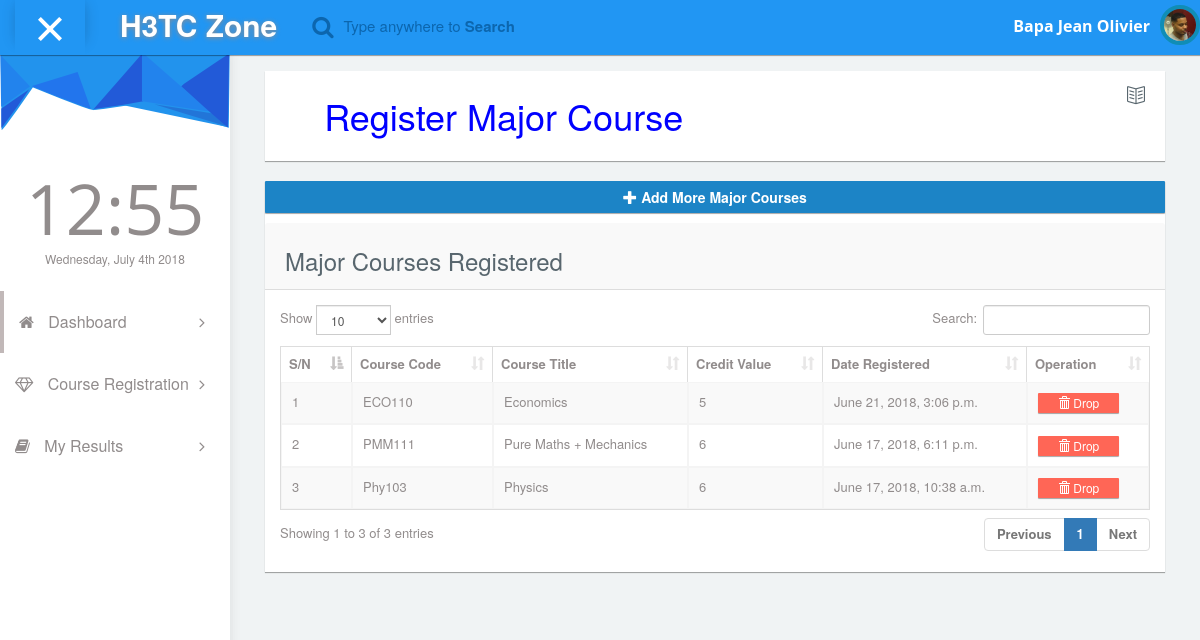
Screenshot of /major/course/ (signed in) with the database file from the repository.
### BaseUser/models.py (models this page shows, shortened)
class Student(models.Model):
    ADMIN = 1
    TEACHER = 2
    STUDENT = 3
    MALE = 4
    FEMALE = 5
    MARRIED = 6
    SINGLE = 7
    ROLES = ((ADMIN, 'Admin'), (TEACHER, 'Teacher'), (STUDENT, 'Student'))
    GENDER = ((MALE, 'Male'), (FEMALE, 'Femaile'))
    MARITAL_STATUS = ((MARRIED, 'Married'), (SINGLE, 'Single'))
    user = models.OneToOneField(User, on_delete=models.CASCADE)
    level = models.ForeignKey(StudentLevel, on_delete=models.CASCADE, related_name='Student_level', null=True,
                              blank=True)
    department = models.ForeignKey(Department, on_delete=models.CASCADE, related_name='Student_Department',
                                   verbose_name='Student Department', blank=True, null=True)
    academic_year = models.ForeignKey(AcademicYear, on_delete=models.CASCADE, related_name='Academic_year',
                                      verbose_name='Academic Year', blank=True, null=True)
    phone = models.CharField(max_length=254, unique=True, blank=True, null=True)
    address = models.CharField(max_length=254, blank=True, null=True)
    matriculation = models.CharField(max_length=254, unique=True, blank=True, null=True)
    picture = models.ImageField(null=True, upload_to="%Y/%m/%d", blank=True)
    birthDate = models.DateField(blank=True, null=True)
    birthPlace = models.CharField(max_length=254, blank=True, null=True)
    nationality = models.CharField(max_length=254, blank=True, null=True)
    contact_person_address = models.CharField(max_length=254, blank=True, null=True, verbose_name='contact person '
                                                                                                  'address ')
    degree_programm = models.CharField(max_length=254, blank=True, null=True)
    id_number = models.IntegerField(unique=True, verbose_name='ID Card Number', null=True, blank=True)
    region = models.CharField(max_length=254, blank=True, verbose_name='Region of Origin', null=True)
    role = models.PositiveSmallIntegerField(choices=ROLES, blank=True, null=True)
    gender = models.PositiveSmallIntegerField(choices=GENDER, blank=True, null=True)
    marital_status = models.PositiveSmallIntegerField(choices=MARITAL_STATUS, blank=True, null=True)

class StudentCourse(models.Model):
    student = models.ForeignKey(User, on_delete=models.CASCADE, related_name='Student_Course',
                                verbose_name="student", null=True, blank=True)
    course = models.ForeignKey(Courses, on_delete=models.CASCADE, related_name='Student_Course',
                               verbose_name='Student Course', null=True, blank=True)
    dateReg = models.DateTimeField(default=timezone.now)
    type_course = models.CharField(max_length=35, null=True, blank=True)

### Administration/models.py (models this page shows, shortened)
class Courses(models.Model):
    user = models.ForeignKey(User, on_delete=models.CASCADE)
    course = models.CharField(blank=True, null=True, max_length=255)
    credit = models.CharField(blank=True, null=True, max_length=255)
    code = models.CharField(blank=True, null=True, max_length=255)

### BaseUser/views.py (the view)
# urls.py: url(r'^major/course/$', urs_views.major_reg_course_list, name='major_reg_course_list'),
@login_required
def major_reg_course_list(request):
    register_courses = StudentCourse.objects.all().filter(student=request.user, type_course='Major').order_by('-id')
    return render(request, 'course_registration/major/major_list.html', {"register_courses": register_courses})

### templates/course_registration/major/major_list.html (shortened to what this page needs)
{% extends 'index.html' %}
{% load staticfiles %}
{% block content %}
<div class="col-md-12">
    <div class="panel box-v1">
        <div class="panel-heading bg-white border-none">
            <div class="col-md-6 col-sm-6 col-xs-6 text-left padding-0">
                <h1 class="text-left" style="text-align: center; color: blue;">
                    Register Major Course
                </h1>
            </div>
            <div class="col-md-6 col-sm-6 col-xs-6 text-right">
                <h4>
                    <span class="icon-book-open icons icon text-right"></span>
                </h4>
            </div>
        </div>
        <div class="panel-body text-center">
        </div>
    </div>
</div>
<div class="col-md-12">
    <div class="panel">
        <p>
        <button type="button" class="btn btn-primary btn-block js-create-major"
                 data-url="{% url 'major_create' %}"
        >
            <span class="glyphicon glyphicon-plus"></span>
            <b> Add More Major Courses </b>
        </button>
    </p>
        <div class="panel-heading"><h3>Major Courses Registered</h3></div>
        <div class="panel-body">
            <div class="responsive-table">
                <table id="datatables-example" class="table table-striped table-bordered" width="100%" cellspacing="0">
                    <thead>
                    <tr>
                        <th>S/N</th>
                        <th>Course Code</th>
                        <th>Course Title</th>
                        <th>Credit Value</th>
                        <th>Date Registered</th>
                        <th>Operation</th>
                    </tr>
                    </thead>
                    <tbody>
                    {% include 'course_registration/major/includes/partial_major_list.html' %}
                    </tbody>
                </table>
            </div>
        </div>
    </div>
</div>
{% endblock %}

### templates/index.html (shortened to what this page needs)
{% if user.is_authenticated %}
    {% load staticfiles %}
<!DOCTYPE html>
<html lang="en">
<head>
    <link rel="stylesheet" type="text/css" href="{% static 'asset/css/bootstrap.min.css' %}">
      <link rel="stylesheet" type="text/css" href="{% static 'asset/css/plugins/font-awesome.min.css' %}"/>
      <link rel="stylesheet" type="text/css" href="{% static 'asset/css/plugins/simple-line-icons.css' %}"/>
      <link rel="stylesheet" type="text/css" href="{% static 'asset/css/plugins/animate.min.css' %}"/>
      <link rel="stylesheet" type="text/css" href="{% static 'asset/css/plugins/fullcalendar.min.css' %}"/>
      <link rel="stylesheet" type="text/css" href="{% static 'asset/css/plugins/datatables.bootstrap.min.css' %}"/>
      <link rel="stylesheet" type="text/css" href="{% static 'asset/alerts/sweetalert.css' %}" >
      <link rel="stylesheet" type="text/css" href="{% static 'google/google.css' %}" >
	  <link href="{% static 'asset/css/style.css' %}" rel="stylesheet">
  </head>
 <body id="mimin" class="dashboard">
        <nav class="navbar navbar-default header navbar-fixed-top">
          <div class="col-md-12 nav-wrapper">
            <div class="navbar-header" style="width:100%;">
              <div class="opener-left-menu is-open">
                <span class="bottom"></span>
              </div>
                <a href="{% url 'home' %}" class="navbar-brand">
                 <b>H3TC Zone</b>
                </a>
              <ul class="nav navbar-nav search-nav">
                <li>
                   <div class="search">
                    <span class="fa fa-search icon-search" style="font-size:23px;"></span>
                    <div class="form-group form-animate-text">
                      <input type="text" class="form-text" required>
                      <label class="label-search">Type anywhere to <b>Search</b> </label>
                    </div>
                  </div>
                </li>
              </ul>
              <ul class="nav navbar-nav navbar-right user-nav">
                <li class="user-name"><span>{{ user.get_full_name|default:user.username }}</span></li>
                  <li class="dropdown avatar-dropdown">
                   {% if user.student.picture.url == NULL %}
                   <img src="{% static 'asset/img/avatar.jpg' %}" class="img-circle avatar" data-placement="bottom" title="Click for more options" alt="{{ user.get_full_name|default:user.username }}" data-toggle="dropdown" aria-haspopup="true" aria-expanded="true"/>
                   {% else %}
                      <img src="{{ user.student.picture.url }}" class="img-circle avatar" alt="{{ user.username }}" title="Click for more options" data-toggle="dropdown" aria-haspopup="true" aria-expanded="true"/>
                   {% endif %}
                </li>
              </ul>
            </div>
          </div>
        </nav>
      <div class="container-fluid mimin-wrapper">
            <div id="left-menu">
              <div class="sub-left-menu scroll">
                <ul class="nav nav-list">
                    <li><div class="left-bg"></div></li>
                    <li class="time">
                      <h1 class="animated fadeInLeft">21:00</h1>
                      <p class="animated fadeInRight">Sat,October 1st 2029</p>
                    </li>
                    <li class="active ripple">
                      <a class="tree-toggle nav-header"><span class="fa-home fa"></span> Dashboard
                        <span class="fa-angle-right fa right-arrow text-right"></span>
                      </a>
                    </li>
                    {% if user.student.role == 3 %}
                      <li class="ripple">
                      <a class="tree-toggle nav-header">
                        <span class="fa-diamond fa"></span> Course Registration
                        <span class="fa-angle-right fa right-arrow text-right"></span>
                      </a>
                    </li>
                    <li class="ripple">
                      <a class="tree-toggle nav-header">
                        <span class="fa fa-book"></span> My Results
                        <span class="fa-angle-right fa right-arrow text-right"></span>
                      </a>
                    </li>
                    {% endif %}
                  </ul>
                </div>
            </div>
            <div id="content">
                <div class="col-md-12" style="padding:20px;">
                    <div class="col-md-12 padding-0" style="overflow-x: hidden;">
                        {% block content %}
                        {% endblock %}
                    </div>
                </div>
      		  </div>
      </div>
  </body>
</html>
{% endif %}

### templates/course_registration/major/includes/partial_major_list.html
{% for reg in register_courses %}
  <tr>
    <td>{{ forloop.counter }}</td>
    <td>{{ reg.course.code }}</td>
    <td>{{ reg.course.course }}</td>
    <td>{{ reg.course.credit }}</td>
    <td>{{ reg.dateReg }}</td>
    <td >
      <button type="button"
              class="btn btn-danger btn-xs js-delete-major"
               data-url="{% url 'major_delete' reg.id %}"
              data-toggle="tooltip" data-placement="top" title="Drop Major">
        <span class="glyphicon glyphicon-trash"></span> Drop
      </button>
    </td>
  </tr>
{% endfor %}

### rows the page displays
StudentCourse: course.code "ECO110", course.course "Economics", course.credit "5", dateReg "June 21, 2018, 3:06 p.m."
StudentCourse: course.code "PMM111", course.course "Pure Maths + Mechanics", course.credit "6", dateReg "June 17, 2018, 6:11 p.m."
StudentCourse: course.code "Phy103", course.course "Physics", course.credit "6", dateReg "June 17, 2018, 10:38 a.m."

### other values shown
{{ user.get_full_name|default:user.username }} "Bapa Jean Olivier"
